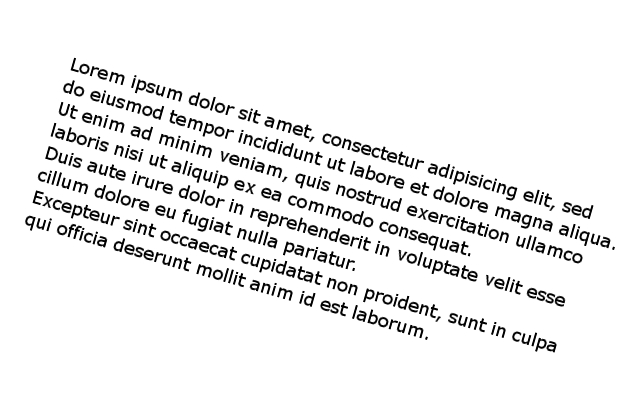
//> input picture BiShe/skew_angle01.jpg, 640 x 400 px, given in place of skew_angle01.png, which was not available
$ ./main   (built with g++ and OpenCV 4)
//> lines starting //> are read from the running program, lines starting //| are printed output that depends on the picture; after the words box and inside, x2 and y2 are one past the last pixel; in counts of white or black regions, pixels touching at a corner belong together; pictures that were not available may be replaced by others from this repository, and a replacement may not be noted
#include <iostream>
#include <opencv2/imgcodecs.hpp>
#include <opencv2/imgproc.hpp>
#include <opencv2/photo.hpp>
#include <opencv2/highgui.hpp>
#include <opencv2/core.hpp>
// findNonZero()

using namespace std;
using namespace cv;

int main(int argc, char** argv)
{
	String imgName = "/home/vanellope/skew_angle01.png"; // by default
	if(argc > 1)
	{
		imgName = argv[1];
	}
	Mat img = imread(imgName, IMREAD_GRAYSCALE);
//> img is the input picture: 400 rows x 640 cols, CV_8UC1; min 0, max 255, mean 237.7
	if( img.empty() ) { cout << "Error loading img" << endl; return -1; }

	Mat binary;
	threshold(img, binary, 0, 255, THRESH_BINARY + THRESH_OTSU);
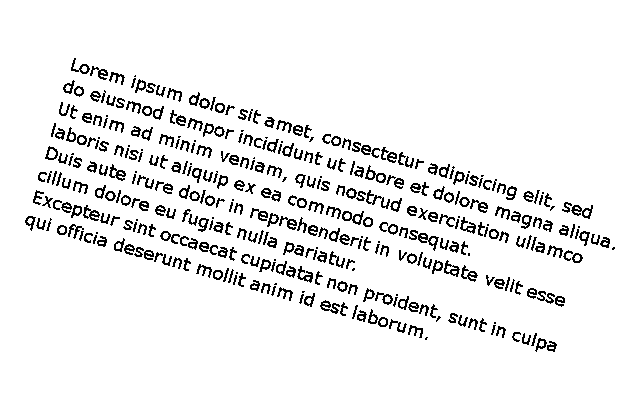
//> binary: 400 rows x 640 cols, CV_8UC1; 92.8% white; black in thin lines or dots, all inside (x1, y1, x2, y2) = (25, 58, 615, 352)
	//bitwise_not(binary, binary);
	vector<Point> points;
	//findNonZero(binary, points);
	Mat_<uchar>::iterator it = binary.begin<uchar>();
	Mat_<uchar>::iterator end = binary.end<uchar>();
	for(; it != end; ++it)
		if(!*it)
			points.push_back(it.pos());
//> after the loop, points = 18538 Points (x, y), first 12: [74, 58], [75, 58], [74, 59], [75, 59], [73, 60], [74, 60], [73, 61], [74, 61], [73, 62], [74, 62], [72, 63], [73, 63]
	RotatedRect box = minAreaRect(points);
//> box = centre (323.7, 218.9), size (177.5, 575.1), angle -74.5
	double angle = box.angle;
//> angle = -74.54
	cout << "File " << imgName << ": " << angle << endl;
//| File /home/vanellope/skew_angle01.png: -74.5359
	if(angle < -45.)
		angle += 90.;
//> angle = 15.46
	cout << "File " << imgName << ": " << angle << endl;
//| File /home/vanellope/skew_angle01.png: 15.4641
	Point2f vertices[4];
	box.points(vertices);
//> vertices = 4 Points (x, y): [577.2, 381.1], [22.86, 227.8], [70.19, 56.64], [624.5, 210]
	for(int i = 0; i < 4; ++i)
		line(binary, vertices[i], vertices[(i + 1) % 4], Scalar(105, 105, 105));
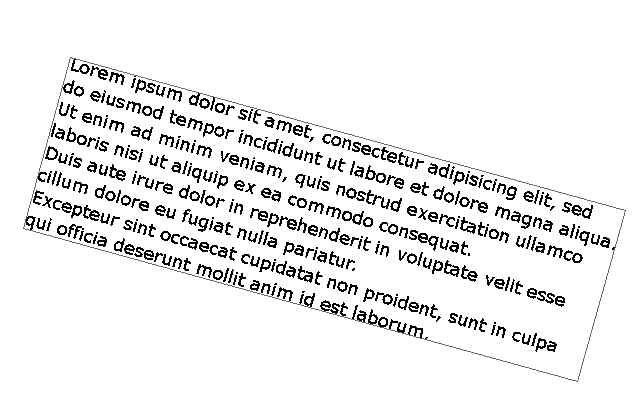
//> binary: 400 rows x 640 cols, CV_8UC1; 0.57% of pixels changed, all inside (x1, y1, x2, y2) = (23, 57, 626, 382)
	imshow(imgName, binary);

	// Rotation
	Mat rot_mat = getRotationMatrix2D(box.center, angle, 1);
//> rot_mat = [[0.964, 0.267, -46.64], [-0.267, 0.964, 94.23]]
	Mat rotated;
	warpAffine(binary, rotated, rot_mat, binary.size(), INTER_CUBIC);
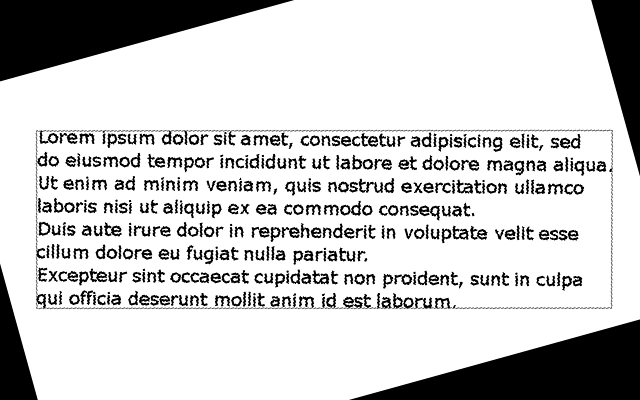
//> rotated: 400 rows x 640 cols, CV_8UC1; min 0, max 255, mean 205.1
	// Cropping
	Size box_size = box.size;
//> box_size = Size(178, 575)
	if(box.angle < -45.)
		swap(box_size.width, box_size.height);
	Mat cropped;
	getRectSubPix(rotated, box_size, box.center, cropped);
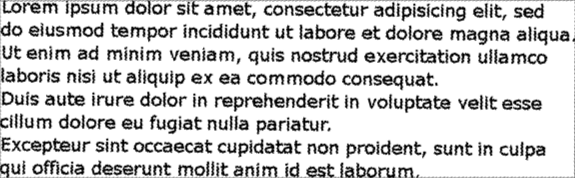
//> cropped: 178 rows x 575 cols, CV_8UC1; min 0, max 255, mean 207.4
//> box_size = Size(575, 178)
	imwrite("Cropped.jpg", cropped);
	waitKey();
	return 0;
}

$ run again, with BiShe/skew_angle02.jpg copied over BiShe/skew_angle01.jpg
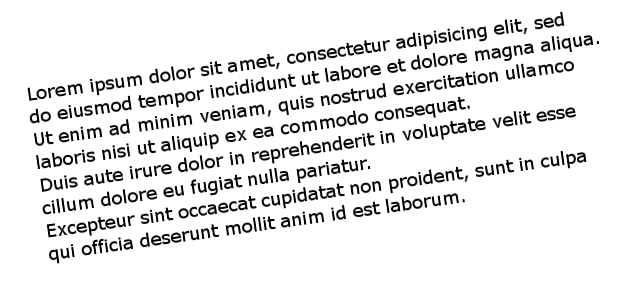
//> input picture BiShe/skew_angle02.jpg, 639 x 290 px, given in place of skew_angle01.png, which was not available
//> img is the input picture: 290 rows x 639 cols, CV_8UC1; min 0, max 255, mean 231
//> after the loop `for(; it != end; ++it)`: points = 18557 Points (x, y), first 12: [560, 12], [561, 12], [560, 13], [561, 13], [562, 13], [561, 14], [562, 14], [561, 15], [562, 15], [557, 16], [558, 16], [559, 16]
//> box = centre (321.2, 133.2), size (574.7, 177), angle -8.5
//> angle = -8.49
//| File /home/vanellope/skew_angle01.png: -8.48675
//| File /home/vanellope/skew_angle01.png: -8.48675
//> vertices = 4 Points (x, y): [50.07, 263.2], [23.95, 88.09], [592.4, 3.27], [618.5, 178.4]
//> after the loop `for(int i = 0; i < 4; ++i)`:
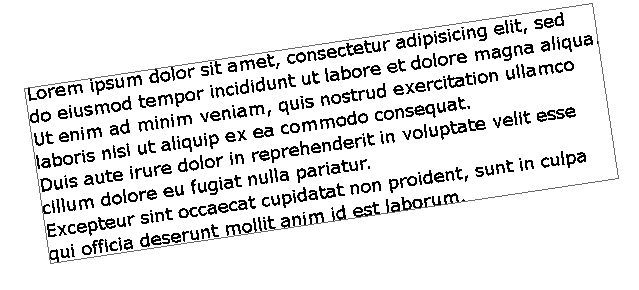
//> binary: 290 rows x 639 cols, CV_8UC1; min 0, max 255, mean 228.3
//> rot_mat = [[0.989, -0.148, 23.18], [0.148, 0.989, -45.95]]
//> box_size = Size(575, 177)
//> `getRectSubPix(rotated, box_size, box.center, cropped);`:
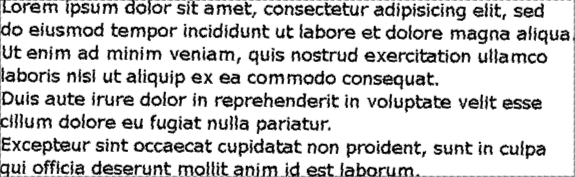
//> cropped: 177 rows x 575 cols, CV_8UC1; min 0, max 255, mean 207.2
